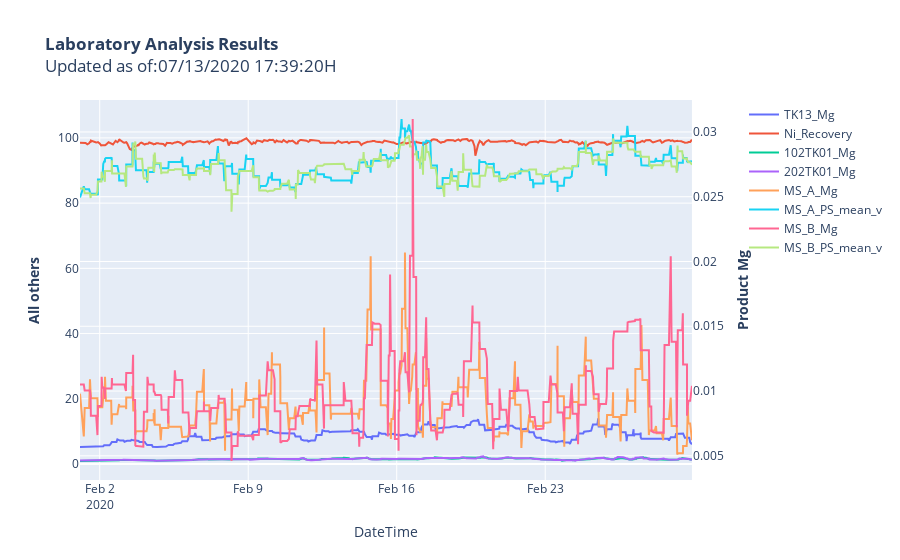

The cell this chart's notebook holds for it:
### Code cell
# Preparing data for plotting
# Setting the values for y and x
y_TK13_Mg = df_main['103TK13_Mg_ICP']
y_106TK01_Ni = df_main['106TK01_Ni_ICP']
y_VE04_Ni = df_main['106VE04_Ni_AAS']
y_102TK01_Mg = df_main['102TK01_Mg']
y_202TK01_Mg = df_main['202TK01_Mg']
y_Ni_recovery = df_main['%Ni_Recovery']

y_MS_A_Mg = df_main['MS_A_Mg']
y_MS_A_PS = df_main['MS_A_PS_mean_v']
y_MS_B_Mg = df_main['MS_B_Mg']
y_MS_B_PS = df_main['MS_B_PS_mean_v']


#fcn dfn
import plotly.graph_objects as go
from plotly.subplots import make_subplots
# Create figure with secondary y-axis

fig = make_subplots(specs=[[{"secondary_y": True}]])
# fig Add traces to fig
fig.add_trace(go.Scatter(x=y_TK13_Mg.index, y=y_TK13_Mg, name="TK13_Mg"), secondary_y=False,)
fig.add_trace(go.Scatter(x=y_Ni_recovery.index, y=y_Ni_recovery, name="Ni_Recovery"), secondary_y=False,)
fig.add_trace(go.Scatter(x=y_102TK01_Mg.index, y=y_102TK01_Mg, name="102TK01_Mg"), secondary_y=False,)
fig.add_trace(go.Scatter(x=y_202TK01_Mg.index, y=y_202TK01_Mg, name="202TK01_Mg"), secondary_y=False,)
fig.add_trace(go.Scatter(x=y_MS_A_Mg.index, y=y_MS_A_Mg, name="MS_A_Mg"), secondary_y=True,)
fig.add_trace(go.Scatter(x=y_MS_A_PS.index, y=y_MS_A_PS, name="MS_A_PS_mean_v"), secondary_y=False,)
fig.add_trace(go.Scatter(x=y_MS_B_Mg.index, y=y_MS_B_Mg, name="MS_B_Mg"), secondary_y=True,)
fig.add_trace(go.Scatter(x=y_MS_B_PS.index, y=y_MS_B_PS, name="MS_B_PS_mean_v"), secondary_y=False,)

#title_plot = 'Zn Drop Trend InterActive \n' + '\n Updated as of: ' + str(datetime.datetime.now())
t = datetime.datetime.now()
title_plot = "<b>Laboratory Analysis Results</b>" + '<br>' + 'Updated as of:' + str(t.strftime("%m/%d/%Y %H:%M:%S"))+'H'
# Add figure title
fig.update_layout(title_text=title_plot)
# Set x-axis title
fig.update_xaxes(title_text="DateTime")
# Set y-axes titles
fig.update_yaxes(title_text="<b>All others</b>", secondary_y=False)
fig.update_yaxes(title_text="<b>Product Mg</b>", secondary_y=True)
fig.show()

with open(r'\\THGOBNA002\thpal\05 Production\150 DCS\Miscellaneous\Mg_draft_Feb2020_2.html', 'w') as f:
    f.write(fig.to_html(full_html=False, include_plotlyjs='cdn'))

### Figure 1 — Plotly figure (JSON) as saved in the notebook; plotly's stock layout.template omitted (floating-point values rounded to 4 significant figures; data arrays with more than 128 entries replaced by an {"elided": "..."} marker saying what was removed)
{"data": [{"name": "TK13_Mg", "type": "scatter", "x": {"elided": "691 str values"}, "xaxis": "x", "y": {"elided": "691 float values"}, "yaxis": "y"}, {"name": "Ni_Recovery", "type": "scatter", "x": {"elided": "691 str values"}, "xaxis": "x", "y": {"elided": "691 float values"}, "yaxis": "y"}, {"name": "102TK01_Mg", "type": "scatter", "x": {"elided": "691 str values"}, "xaxis": "x", "y": {"elided": "691 float values"}, "yaxis": "y"}, {"name": "202TK01_Mg", "type": "scatter", "x": {"elided": "691 str values"}, "xaxis": "x", "y": {"elided": "691 float values"}, "yaxis": "y"}, {"name": "MS_A_Mg", "type": "scatter", "x": {"elided": "691 str values"}, "xaxis": "x", "y": {"elided": "691 float values"}, "yaxis": "y2"}, {"name": "MS_A_PS_mean_v", "type": "scatter", "x": {"elided": "691 str values"}, "xaxis": "x", "y": {"elided": "691 float values"}, "yaxis": "y"}, {"name": "MS_B_Mg", "type": "scatter", "x": {"elided": "691 str values"}, "xaxis": "x", "y": {"elided": "691 float values"}, "yaxis": "y2"}, {"name": "MS_B_PS_mean_v", "type": "scatter", "x": {"elided": "691 str values"}, "xaxis": "x", "y": {"elided": "691 float values"}, "yaxis": "y"}], "layout": {"title": {"text": "<b>Laboratory Analysis Results</b><br>Updated as of:07/13/2020 17:39:20H"}, "xaxis": {"anchor": "y", "domain": [0, 0.94], "title": {"text": "DateTime"}}, "yaxis": {"anchor": "x", "domain": [0, 1], "title": {"text": "<b>All others</b>"}}, "yaxis2": {"anchor": "x", "overlaying": "y", "side": "right", "title": {"text": "<b>Product Mg</b>"}}}}
